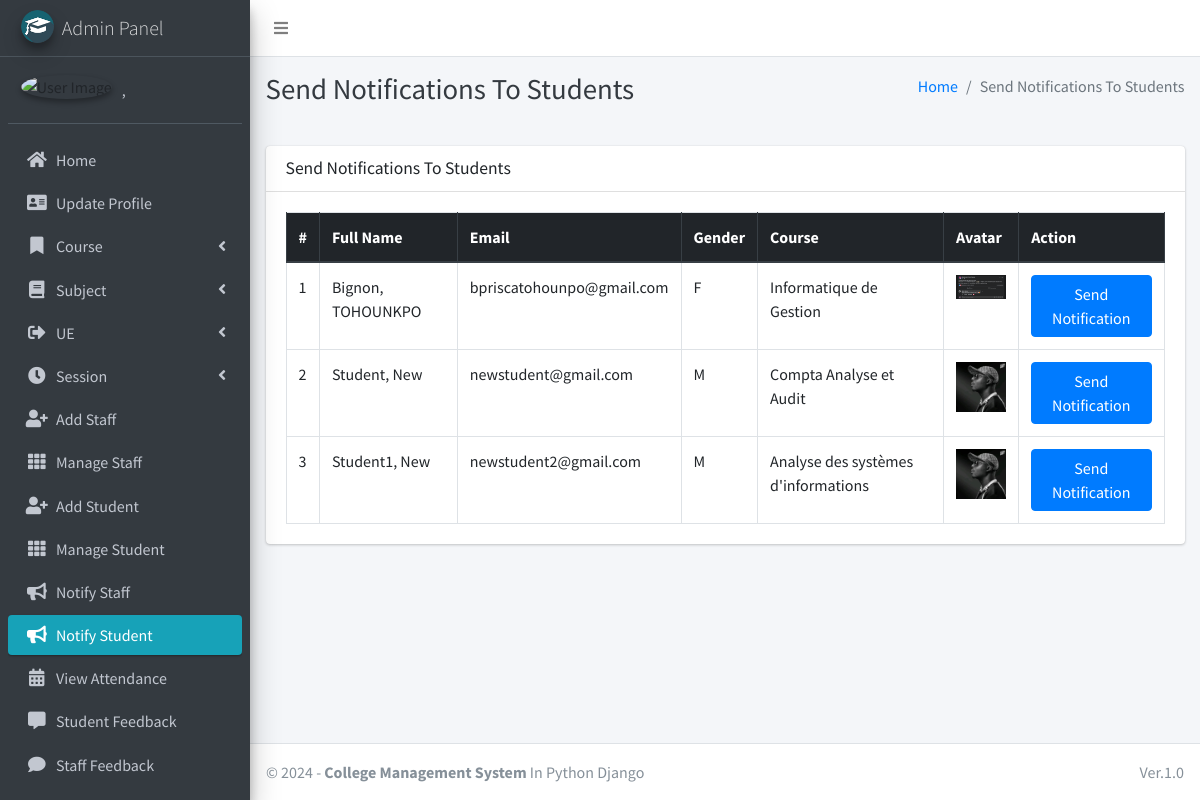
Page /admin_notify_student (signed in) on the committed database.
### main_app/models.py (models this page shows, shortened)
class CustomUser(AbstractUser):
    USER_TYPE = ((1, "HOD"), (2, "Staff"), (3, "Student"))
    GENDER = [("M", "Male"), ("F", "Female")]
    username = None  # Removed username, using email instead
    email = models.EmailField(unique=True)
    user_type = models.CharField(default=1, choices=USER_TYPE, max_length=1)
    gender = models.CharField(max_length=1, choices=GENDER)
    profile_pic = models.ImageField()
    address = models.TextField()
    fcm_token = models.TextField(default="")  # For firebase notifications
    created_at = models.DateTimeField(auto_now_add=True)
    updated_at = models.DateTimeField(auto_now=True)
    USERNAME_FIELD = "email"
    REQUIRED_FIELDS = []
    objects = CustomUserManager()
    def __str__(self):
        return self.last_name + ", " + self.first_name

class Student(models.Model):
    admin = models.OneToOneField(CustomUser, on_delete=models.CASCADE)
    course = models.ForeignKey(Course, on_delete=models.DO_NOTHING, null=True, blank=False)
    session = models.ForeignKey(Session, on_delete=models.DO_NOTHING, null=True)
    cycle = models.ForeignKey(Cycle, on_delete=models.DO_NOTHING, null=True)
    years = models.ForeignKey(Years, on_delete=models.DO_NOTHING, null=True)

class Course(models.Model):
    name = models.CharField(max_length=120)
    cycle = models.ForeignKey(Cycle, on_delete=models.DO_NOTHING, null=True)
    created_at = models.DateTimeField(auto_now_add=True)
    updated_at = models.DateTimeField(auto_now=True)

### main_app/hod_views.py (the view)
# urls.py: path("admin_notify_student", hod_views.admin_notify_student,
def admin_notify_student(request):
    student = CustomUser.objects.filter(user_type=3)
    context = {
        'page_title': "Send Notifications To Students",
        'students': student
    }
    return render(request, "hod_template/student_notification.html", context)

### main_app/templates/hod_template/student_notification.html (shortened to what this page needs)
{% extends 'main_app/base.html' %}
{% load static %}
{% block page_title %}{{page_title}}{% endblock page_title %}
{% block content %}
<section class="content">
    <div class="container-fluid">
        <div class="row">
            <div class="col-md-12">
                <div class="card">
                    <div class="card-header">
                        <h3 class="card-title">{{page_title}}</h3>
                    </div>
                    <div class="card-body">
                        <table id="example2" class="table table-bordered table-hover">
                            <thead class="thead-dark">
                                <tr>
                                    <th>#</th>
                                    <th>Full Name</th>
                                    <th>Email</th>
                                    <th>Gender</th>
                                    <th>Course</th>
                                    <th>Avatar</th>
                                    <th>Action</th>
                                </tr>
                            </thead>
                            <tbody>
                                {% for student in students %}
                                <tr>
                                    <td>{{ forloop.counter }}</td>
                                    <td>{{student.last_name}}, {{student.first_name}}</td>
                                    <td>{{student.email}}</td>
                                    <td>{{student.gender}}</td>
                                    <td>{{student.student.course.name}}</td>
                                    <td>
                                        {% if student.profile_pic == ""  %}
                                        No Image
                                        {% else %}
                                        <img class="img img-fluid mb-2" height="56" width="56"
                                            src="{{student.profile_pic}}" alt="">
                                        {% endif %}
                                    </td>
                                    <td><button data-toggle = "modal" data-target = "#myModal"class="btn btn-primary show_notification" value="{{student.id}}">Send Notification</button>
                                    </td>
                                </tr>
                                {% endfor %}
                            </tbody>
                        </table>
                    </div>
                </div>
            </div>
        </div>
    </div>
</section>
{% endblock content %}

### main_app/templates/main_app/sidebar_template.html (shortened to what this page needs)
{% load static %}
<aside class="main-sidebar sidebar-dark-info elevation-4">
    {% if request.user.user_type == '1' %}
    <a href="{% url 'admin_home' %}" class="brand-link">
        <img src="{% static 'dist/img/cmsl.png' %} " alt="AdminLTE Logo"
            class="brand-image img-circle elevation-3" >
        <span class="brand-text font-weight-light">Admin Panel</span>
    </a>
    <div class="sidebar">
        <div class="user-panel mt-3 pb-3 mb-3 d-flex">
            <div class="image">
                <img src="{{ request.user.profile_pic}}" class="img-circle elevation-2" alt="User Image">
            </div>
            <div class="info">
                <a href="#" class="d-block">{{user}}</a>
            </div>
        </div>
        <nav class="mt-2">
            <ul class="nav nav-pills nav-sidebar flex-column" data-widget="treeview" role="menu" data-accordion="false">
                <li class="nav-item">
                    {% url 'admin_home' as admin_home %}
                    <a href="{{admin_home}}" class="nav-link {% if admin_home == request.path %} active {% endif %}">
                        <i class="nav-icon fas fa-home"></i>
                        <p>
                            Home
                        </p>
                    </a>
                </li>
                <li class="nav-item">
                    {% url 'admin_view_profile' as admin_view_profile %}
                    <a href="{{admin_view_profile}}"
                        class="nav-link {% if admin_view_profile == request.path %} active {% endif %}">
                        <i class="nav-icon fas fa-address-card"></i>
                        <p>
                            Update Profile
                        </p>
                    </a>
                </li>
                <li class="nav-item has-treeview">
                    <a href="#" class="nav-link">
                        <i class="nav-icon fas fa-bookmark"></i>
                        <p>
                            Course
                            <i class="fas fa-angle-left right"></i>
                        </p>
                    </a>
                </li>
                <li class="nav-item has-treeview">
                    <a href="#" class="nav-link">
                        <i class="nav-icon fas fa-book"></i>
                        <p>
                            Subject
                            <i class="fas fa-angle-left right"></i>
                        </p>
                    </a>
                </li>
                <li class="nav-item has-treeview">
                    <a href="#" class="nav-link">
                        <i class="nav-icon fas fa-sign-out-alt"></i>
                        <p>
                            UE
                            <i class="fas fa-angle-left right"></i>
                        </p>
                    </a>
                </li>
                <li class="nav-item has-treeview">
                    <a href="#" class="nav-link">
                        <i class="nav-icon fas fa-clock"></i>
                        <p>
                            Session
                            <i class="fas fa-angle-left right"></i>
                        </p>
                    </a>
                </li>
                <li class="nav-item">
                    {% url 'add_staff' as add_staff %}
                    <a href="{{add_staff}}" class="nav-link {% if add_staff == request.path %} active {% endif %}">
                        <i class="nav-icon fas fa-user-plus"></i>
                        <p>
                            Add Staff
                        </p>
                    </a>
                </li>
                <li class="nav-item">
                    {% url 'manage_staff' as manage_staff %}
                    {% url 'edit_staff' staff_id as edit_staff %}
                    <a href="{{manage_staff}}"
                        class="nav-link {% if manage_staff == request.path or request.path == edit_staff %} active {% endif %}">
                        <i class="nav-icon fas fa-th"></i>
                        <p>
                            Manage Staff
                        </p>
                    </a>
                </li>
                <li class="nav-item">
                    {% url 'add_student' as add_student%}
                    <a href="{{add_student}}" class="nav-link  {% if add_student == request.path %} active {% endif %}">
                        <i class="nav-icon fas fa-user-plus"></i>
                        <p>
                            Add Student
                        </p>
                    </a>
                </li>
                <li class="nav-item">
                    {% url 'manage_student' as manage_student %}
                    {% url 'edit_student' student_id as edit_student %}
                    <a href="{{manage_student}}"
                        class="nav-link  {% if edit_student == request.path or manage_student == request.path %} active {% endif %}">
                        <i class="nav-icon fas fa-th"></i>
                        <p>
                            Manage Student
                        </p>
                    </a>
                </li>
                <li class="nav-item">
                    {% url 'admin_notify_staff' as admin_notify_staff %}
                    <a href="{{admin_notify_staff}}"
                        class="nav-link {% if admin_notify_staff == request.path %} active {% endif %}">
                        <i class="nav-icon fas fa-bullhorn"></i>
                        <p>
                            Notify Staff
                        </p>
                    </a>
                </li>
                <li class="nav-item">
                    {% url 'admin_notify_student' as admin_notify_student %}
                    <a href="{{admin_notify_student}}"
                        class="nav-link {% if admin_notify_student == request.path %} active {% endif %}">
                        <i class="nav-icon fas fa-bullhorn"></i>
                        <p>
                            Notify Student
                        </p>
                    </a>
                </li>
                <li class="nav-item">
                    {% url 'admin_view_attendance' as admin_view_attendance %}
                <li class="nav-item">
                    <a href="{{admin_view_attendance}}"
                        class="nav-link  {% if admin_view_attendance == request.path %} active {% endif %}">
                        <i class="nav-icon fas fa-calendar-alt"></i>
                        <p>
                            View Attendance
                        </p>
                    </a>
                </li>
                <li class="nav-item">
                    {% url 'student_feedback_message' as student_feedback_message %}
                    <a href="{{ student_feedback_message }}"
                        class="nav-link  {% if student_feedback_message == request.path %} active {% endif %}">
                        <i class="nav-icon fas fa-comment-alt"></i>
                        <p>
                            Student Feedback
                        </p>
                    </a>
                </li>
                <li class="nav-item">
                    {% url 'staff_feedback_message' as staff_feedback_message %}
                    <a href="{{staff_feedback_message}}"
                        class="nav-link   {% if staff_feedback_message == request.path %} active {% endif %}">
                        <i class="nav-icon fas fa-comment"></i>
                        <p>
                            Staff Feedback
                        </p>
                    </a>
                </li>
                <li class="nav-item">
                    {% url 'view_staff_leave' as view_staff_leave %}
                    <a href="{{view_staff_leave}}"
                        class="nav-link  {% if view_staff_leave == request.path %} active {% endif %}">
                    </a>
                </li>
                                        {% endif %}
                                    </ul>
                                </nav>
                            </div>
</aside>

### rows in the picture
CustomUser: last_name+first_name ","
CustomUser: last_name "Bignon", first_name "TOHOUNKPO", email "bpriscatohounpo@gmail.com", gender "F", student.course.name "Informatique de Gestion", shows a picture
CustomUser: last_name "Student", first_name "New", email "newstudent@gmail.com", gender "M", student.course.name "Compta Analyse et Audit", profile_pic (picture)
CustomUser: last_name "Student1", first_name "New", email "newstudent2@gmail.com", gender "M", student.course.name "Analyse des systèmes d'informations", profile_pic (picture)

### other values in the picture
{{ page_title }} "Send Notifications To Students"
